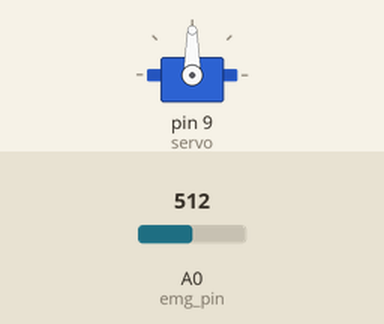
Simulated run of this sketch. Board: Arduino Uno, built with avr-gcc and run on an emulated ATmega328P. Shown: servo. The test bench sets the inputs (shaded band); at power-on: A0 (emg_pin) = 512.

Above: at 1.8 s.
1.9 s: A0 (emg_pin) set to 716
At 2.8 s:
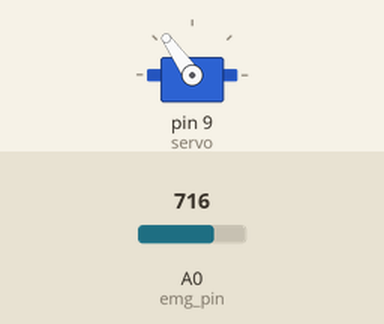
3.5 s: A0 (emg_pin) set to 900
At 4.3 s:
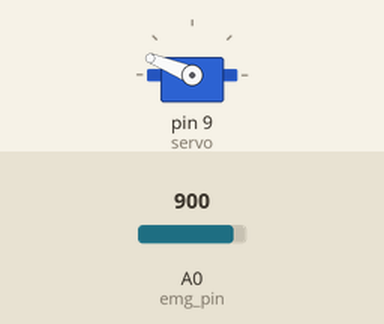
5.5 s: A0 (emg_pin) set to 1023
At 7.0 s:
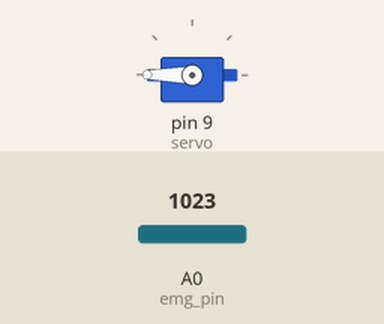
7.5 s: A0 (emg_pin) set to 306
At 8.6 s:
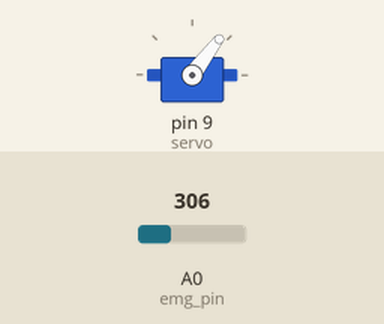
9.5 s: A0 (emg_pin) set to 122
At 11.3 s:
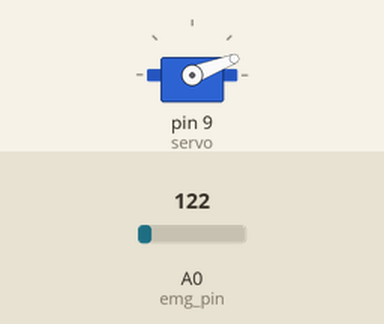
Timing chart, 0 to 12.5 s (numbered marks = the images above; inputs shaded):
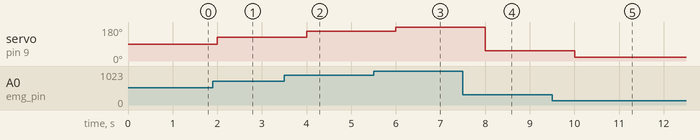

The sketch:

sensortest_S.ino
```cpp
#include <Servo.h>

int emg_pin = A0;
int emg_value = 0;
Servo servo;

void setup() {
  pinMode(emg_pin, INPUT);
  servo.attach(9);
  Serial.begin(9600);
}

void loop() {
  emg_value = analogRead(emg_pin);
  int angle = map(emg_value, 0, 1023, 0, 180); //can write 0 to 1023 but only write to 0 to 180, scaling up values.
  servo.write(angle);
  delay(1000);
}
```

Measured:
- after the input at 1.9 s, servo on pin 9 (servo): 90° → 125° after 0.10 s
- after the input at 3.5 s, servo on pin 9 (servo): 125° → 158° after 0.50 s
- after the input at 5.5 s, servo on pin 9 (servo): 158° → 180° after 0.50 s
- after the input at 7.5 s, servo on pin 9 (servo): 180° → 53° after 0.50 s
- after the input at 9.5 s, servo on pin 9 (servo): 53° → 21° after 0.50 s
